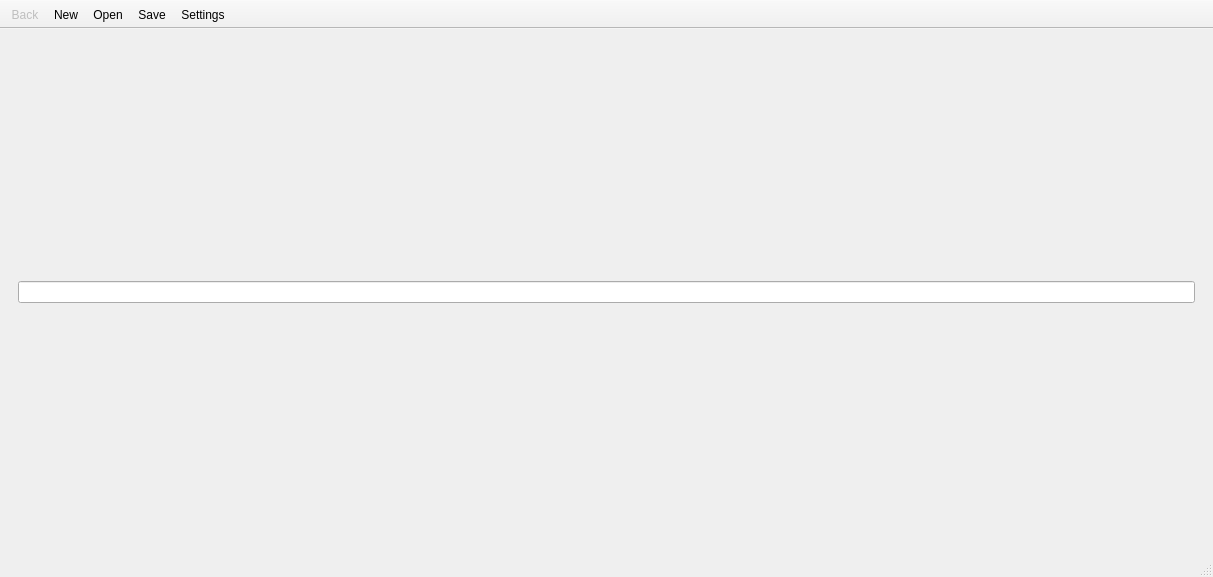
<?xml version="1.0" encoding="UTF-8"?>
<ui version="4.0">
 <class>MainWindow</class>
 <widget class="QMainWindow" name="MainWindow">
  <property name="geometry">
   <rect>
    <x>0</x>
    <y>0</y>
    <width>1213</width>
    <height>577</height>
   </rect>
  </property>
  <property name="windowTitle">
   <string>MainWindow</string>
  </property>
  <widget class="QWidget" name="centralwidget">
   <layout class="QVBoxLayout" name="verticalLayout">
    <item>
     <widget class="QStackedWidget" name="MainStackWidget">
      <property name="sizePolicy">
       <sizepolicy hsizetype="Expanding" vsizetype="Expanding">
        <horstretch>1</horstretch>
        <verstretch>1</verstretch>
       </sizepolicy>
      </property>
      <property name="currentIndex">
       <number>0</number>
      </property>
      <widget class="QWidget" name="page">
       <layout class="QHBoxLayout" name="horizontalLayout">
        <item>
         <widget class="QLineEdit" name="lineEdit"/>
        </item>
       </layout>
      </widget>
      <widget class="QWidget" name="page_2">
       <layout class="QVBoxLayout" name="verticalLayout_3">
        <item>
         <widget class="QTextEdit" name="textEdit"/>
        </item>
       </layout>
      </widget>
     </widget>
    </item>
   </layout>
  </widget>
  <widget class="QStatusBar" name="statusbar"/>
  <widget class="QToolBar" name="toolBar">
   <property name="windowTitle">
    <string>toolBar</string>
   </property>
   <property name="movable">
    <bool>false</bool>
   </property>
   <attribute name="toolBarArea">
    <enum>TopToolBarArea</enum>
   </attribute>
   <attribute name="toolBarBreak">
    <bool>false</bool>
   </attribute>
   <addaction name="actionBackShowFile"/>
   <addaction name="actionNewShowFile"/>
   <addaction name="actionOpenShowFile"/>
   <addaction name="actionSaveShowFile"/>
   <addaction name="actionSettingsShowFile"/>
  </widget>
  <action name="actionSettingsShowFile">
   <property name="icon">
    <iconset theme="document-properties" resource="nonstandard_icons.qrc">
     <normaloff>:/DungeonSound/Icons/24x24 gear.png</normaloff>
     <normalon>:/DungeonSound/Icons/24x24 gear.png</normalon>:/DungeonSound/Icons/24x24 gear.png</iconset>
   </property>
   <property name="text">
    <string>Settings</string>
   </property>
   <property name="toolTip">
    <string>Edit Settings</string>
   </property>
  </action>
  <action name="actionSaveShowFile">
   <property name="icon">
    <iconset theme="document-save"/>
   </property>
   <property name="text">
    <string>Save</string>
   </property>
   <property name="shortcut">
    <string>Ctrl+S</string>
   </property>
  </action>
  <action name="actionOpenShowFile">
   <property name="icon">
    <iconset theme="document-open"/>
   </property>
   <property name="text">
    <string>Open</string>
   </property>
   <property name="toolTip">
    <string>Open</string>
   </property>
   <property name="shortcut">
    <string>Ctrl+O</string>
   </property>
  </action>
  <action name="actionBackShowFile">
   <property name="enabled">
    <bool>false</bool>
   </property>
   <property name="icon">
    <iconset theme="go-previous"/>
   </property>
   <property name="text">
    <string>Back</string>
   </property>
   <property name="toolTip">
    <string>Go Back</string>
   </property>
  </action>
  <action name="actionNewShowFile">
   <property name="icon">
    <iconset theme="document-new"/>
   </property>
   <property name="text">
    <string>New</string>
   </property>
   <property name="toolTip">
    <string>New</string>
   </property>
   <property name="shortcut">
    <string>Ctrl+N</string>
   </property>
  </action>
 </widget>
 <resources>
  <include location="nonstandard_icons.qrc"/>
 </resources>
 <connections/>
</ui>
